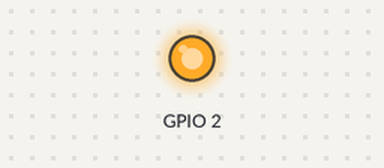
Recording of a program running on a simulated Raspberry Pi (BCM pin numbers). Parts: output pins drawn as LEDs (lit = HIGH). At 0.0 s the program stops and its outputs stay as they are.

Above: at 0.1 s.
Timing chart, 0 to 1.5 s (numbered marks = the images above):
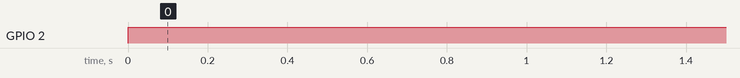

The program:

activar.py
```python
#!/usr/bin/python
# -*- encoding: utf-8 -*-

#Importar libreria GPIO
import RPi.GPIO as GPIO

#Definir modo de trabajo para la placa BCM
GPIO.setmode(GPIO.BCM)

#Desactivo Errores
GPIO.setwarnings(False)

#Importamos la libreria time
import time

#Importamos la libreria para comandos de la consola/shell
import os

#Definir GPIO como Salida
GPIO.setup(2, GPIO.OUT)

#Asigno valor alto para que tenga corriente la salida de 3,3v por GPIO
GPIO.output(2, GPIO.HIGH)
```

Measured:
- by itself, GPIO 2: LOW → HIGH at 0.00 s
